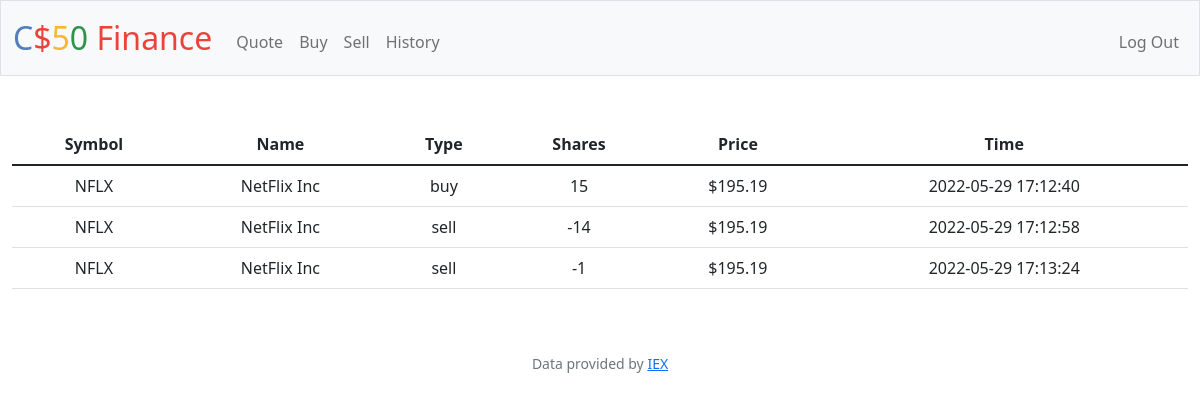
Page /history (signed in) on the committed database.
### tables this page shows
CREATE TABLE 'buy_shares' ('id' INTEGER PRIMARY KEY AUTOINCREMENT NOT NULL, 'user_id' INTEGER NOT NULL, 'name' TEXT NOT NULL, 'symbol' TEXT NOT NULL, 'price' NUMERIC NOT NULL, 'type' TEXT NOT NULL, 'shares' INTEGER NOT NULL, 'time' DATETIME);

### app.py (the view)
@app.route("/history")
@login_required
def history():
    user_id = session["user_id"]
    buy_shares = db.execute("SELECT symbol, name, type, shares, price, time FROM buy_shares WHERE user_id = ?", user_id)
    return render_template("history.html", table=buy_shares, usd=usd)

### app.py (called while the page is built)
@app.after_request
def after_request(response):
    response.headers["Cache-Control"] = "no-cache, no-store, must-revalidate"
    response.headers["Expires"] = 0
    response.headers["Pragma"] = "no-cache"
    return response

### helpers.py (called while the page is built)
def login_required(f):
    @wraps(f)
    def decorated_function(*args, **kwargs):
        if session.get("user_id") is None:
            return redirect("/login")
        return f(*args, **kwargs)
    return decorated_function

def usd(value):
    return f"${value:,.2f}"

### templates/history.html (shortened to what this page needs)
{% extends "layout.html" %}
{% block main %}
<table class="table">
    <thead>
      <tr>
        <th scope="col">Symbol</th>
        <th scope="col">Name</th>
        <th scope="col">Type</th>
        <th scope="col">Shares</th>
        <th scope="col">Price</th>
        <th scope="col">Time</th>
      </tr>
    </thead>
    <tbody>
        {% for i in table %}
            <tr>
                <td>{{ i["symbol"] }}</td>
                <td>{{ i["name"] }}</td>
                <td>{{ i["type"] }}</td>
                <td>{{ i["shares"] }}</td>
                <td>{{ i["price"] | usd}}</td>
                <td>{{ i["time"] }}</td>
            </tr>
        {% endfor %}
    </tbody>
</table>
{% endblock %}

### rows in the picture
buy_shares: symbol "NFLX", name "NetFlix Inc", type "buy", shares "15", price "$195.19", time "2022-05-29 17:12:40"
buy_shares: symbol "NFLX", name "NetFlix Inc", type "sell", shares "-14", price "$195.19", time "2022-05-29 17:12:58"
buy_shares: symbol "NFLX", name "NetFlix Inc", type "sell", shares "-1", price "$195.19", time "2022-05-29 17:13:24"
